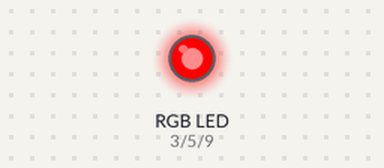
This sketch was run on a simulated Arduino Uno, built with avr-gcc and run on an emulated ATmega328P. Shown: an RGB LED mixed from three pins (HIGH = lit).

Above: at 0.5 s.
At 1.5 s:
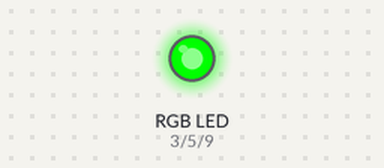
At 5.5 s:
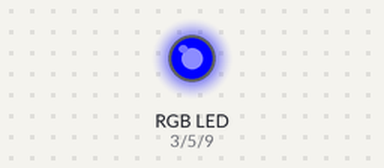
Timing chart, 0 to 6.9 s (numbered marks = the images above):
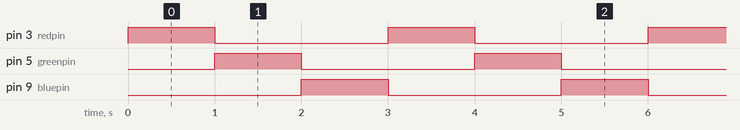

The sketch:

RGB_LED.ino
```cpp
int redpin = 3;
int greenpin = 5;
int bluepin = 9;

void setup() {
  pinMode(redpin, OUTPUT);
  pinMode(greenpin, OUTPUT);
  pinMode(bluepin, OUTPUT);

}

void loop()
 { setColor(255,0,0); delay(1000); // red
   setColor(0,255,0); delay(1000); //lgreen
   setColor(0,0,255); delay(1000); // blue

}

void setColor(int red,int green,int blue)
{
  analogWrite(redpin,red);
  analogWrite(greenpin,green);
  analogWrite(bluepin,blue);
}
```

Measured:
- by itself, pin 3 (redpin), pin 5 (greenpin), pin 9 (bluepin): alternates HIGH for 1.0 s and LOW for 2.0 s
- by itself, everything shown: repeats every 3.0 s, in 3 steps
